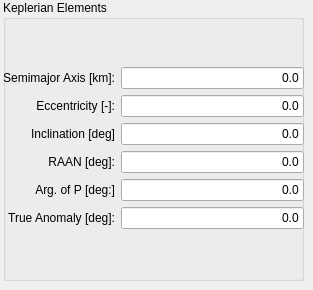
      <widget class="QWidget" name="keplerianPage">
       <widget class="QGroupBox" name="KeplerianGroupBox">
        <property name="geometry">
         <rect>
          <x>3</x>
          <y>0</y>
          <width>301</width>
          <height>281</height>
         </rect>
        </property>
        <property name="toolTip">
         <string>Orbital elements are the parameters required to uniquely identify a specific orbit.
In celestial mechanics these elements are generally considered in classical two-body 
systems, where a Kepler orbit is used (derived from Newton's laws of motion and 
Newton's law of universal gravitation). There are many different ways to 
mathematically describe the same orbit, but certain schemes each consisting of 
a set of six parameters are commonly used in astronomy and orbital mechanics.</string>
        </property>
        <property name="title">
         <string>Keplerian Elements</string>
        </property>
        <property name="flat">
         <bool>true</bool>
        </property>
        <widget class="QWidget" name="formLayoutWidget_3">
         <property name="geometry">
          <rect>
           <x>0</x>
           <y>20</y>
           <width>301</width>
           <height>256</height>
          </rect>
         </property>
         <layout class="QFormLayout" name="formLayout_3">
          <property name="labelAlignment">
           <set>Qt::AlignRight|Qt::AlignTrailing|Qt::AlignVCenter</set>
          </property>
          <property name="formAlignment">
           <set>Qt::AlignCenter</set>
          </property>
          <item row="0" column="0">
           <widget class="QLabel" name="a_3">
            <property name="text">
             <string>Semimajor Axis [km]:</string>
            </property>
            <property name="alignment">
             <set>Qt::AlignRight|Qt::AlignTrailing|Qt::AlignVCenter</set>
            </property>
           </widget>
          </item>
          <item row="1" column="0">
           <widget class="QLabel" name="e_3">
            <property name="text">
             <string>Eccentricity [-]:</string>
            </property>
            <property name="alignment">
             <set>Qt::AlignRight|Qt::AlignTrailing|Qt::AlignVCenter</set>
            </property>
           </widget>
          </item>
          <item row="2" column="0">
           <widget class="QLabel" name="i_3">
            <property name="text">
             <string>Inclination [deg]</string>
            </property>
            <property name="alignment">
             <set>Qt::AlignRight|Qt::AlignTrailing|Qt::AlignVCenter</set>
            </property>
           </widget>
          </item>
          <item row="3" column="0">
           <widget class="QLabel" name="raan_3">
            <property name="text">
             <string>RAAN [deg]:</string>
            </property>
            <property name="alignment">
             <set>Qt::AlignRight|Qt::AlignTrailing|Qt::AlignVCenter</set>
            </property>
           </widget>
          </item>
          <item row="4" column="0">
           <widget class="QLabel" name="omega_3">
            <property name="text">
             <string>Arg. of P [deg:]</string>
            </property>
            <property name="alignment">
             <set>Qt::AlignRight|Qt::AlignTrailing|Qt::AlignVCenter</set>
            </property>
           </widget>
          </item>
          <item row="5" column="0">
           <widget class="QLabel" name="nu_3">
            <property name="text">
             <string>True Anomaly [deg]:</string>
            </property>
            <property name="alignment">
             <set>Qt::AlignRight|Qt::AlignTrailing|Qt::AlignVCenter</set>
            </property>
           </widget>
          </item>
          <item row="0" column="1">
           <widget class="QLineEdit" name="semimajorAxisEdit">
            <property name="toolTip">
             <string>...similar to the radius of a circle, its length is the distance between 
the geometric center of the orbital ellipse with the periapsis (point 
of closest approach to the central body), passing through the focal 
point where the center of mass resides.</string>
            </property>
            <property name="text">
             <string>0.0</string>
            </property>
            <property name="alignment">
             <set>Qt::AlignRight|Qt::AlignTrailing|Qt::AlignVCenter</set>
            </property>
           </widget>
          </item>
          <item row="1" column="1">
           <widget class="QLineEdit" name="eccentricityEdit">
            <property name="toolTip">
             <string>...shape of the ellipse, describing how flattened
it is compared with a circle.</string>
            </property>
            <property name="text">
             <string>0.0</string>
            </property>
            <property name="alignment">
             <set>Qt::AlignRight|Qt::AlignTrailing|Qt::AlignVCenter</set>
            </property>
           </widget>
          </item>
          <item row="2" column="1">
           <widget class="QLineEdit" name="inclinationEdit">
            <property name="toolTip">
             <string>...vertical tilt of the ellipse with respect to the reference plane, 
measured at the ascending node (where the orbit passes upward 
through the reference plane).</string>
            </property>
            <property name="text">
             <string>0.0</string>
            </property>
            <property name="alignment">
             <set>Qt::AlignRight|Qt::AlignTrailing|Qt::AlignVCenter</set>
            </property>
           </widget>
          </item>
          <item row="3" column="1">
           <widget class="QLineEdit" name="raanEdit">
            <property name="toolTip">
             <string>...horizontally orients the ascending node of the ellipse 
(where the orbit passes upward through the reference plane)
with respect to the reference frame's vernal point.</string>
            </property>
            <property name="text">
             <string>0.0</string>
            </property>
            <property name="alignment">
             <set>Qt::AlignRight|Qt::AlignTrailing|Qt::AlignVCenter</set>
            </property>
           </widget>
          </item>
          <item row="4" column="1">
           <widget class="QLineEdit" name="argOfPeriapsisEdit">
            <property name="toolTip">
             <string>&lt;!DOCTYPE HTML PUBLIC &quot;-//W3C//DTD HTML 4.0//EN&quot; &quot;http://www.w3.org/TR/REC-html40/strict.dtd&quot;&gt;
&lt;html&gt;&lt;head&gt;&lt;meta name=&quot;qrichtext&quot; content=&quot;1&quot; /&gt;&lt;style type=&quot;text/css&quot;&gt;
p, li { white-space: pre-wrap; }
&lt;/style&gt;&lt;/head&gt;&lt;body style=&quot; font-family:'Lucida Grande'; font-size:13pt; font-weight:400; font-style:normal;&quot;&gt;
&lt;p style=&quot; margin-top:0px; margin-bottom:0px; margin-left:0px; margin-right:0px; -qt-block-indent:0; text-indent:0px;&quot;&gt;...defines the orientation of the ellipse (in which direction it &lt;/p&gt;
&lt;p style=&quot; margin-top:0px; margin-bottom:0px; margin-left:0px; margin-right:0px; -qt-block-indent:0; text-indent:0px;&quot;&gt;is flattened compared to a circle) in the orbital plane, as an angle&lt;/p&gt;
&lt;p style=&quot; margin-top:0px; margin-bottom:0px; margin-left:0px; margin-right:0px; -qt-block-indent:0; text-indent:0px; -qt-user-state:769;&quot;&gt;measured from the ascending node to the semimajor axis.&lt;/p&gt;&lt;/body&gt;&lt;/html&gt;</string>
            </property>
            <property name="text">
             <string>0.0</string>
            </property>
            <property name="alignment">
             <set>Qt::AlignRight|Qt::AlignTrailing|Qt::AlignVCenter</set>
            </property>
           </widget>
          </item>
          <item row="5" column="1">
           <widget class="QLineEdit" name="trueAnomalyEdit">
            <property name="toolTip">
             <string>...defines the position of the orbiting body along the ellipse 
at a specific time (the &quot;epoch&quot;).</string>
            </property>
            <property name="text">
             <string>0.0</string>
            </property>
            <property name="alignment">
             <set>Qt::AlignRight|Qt::AlignTrailing|Qt::AlignVCenter</set>
            </property>
           </widget>
          </item>
         </layout>
        </widget>
       </widget>
      </widget>
